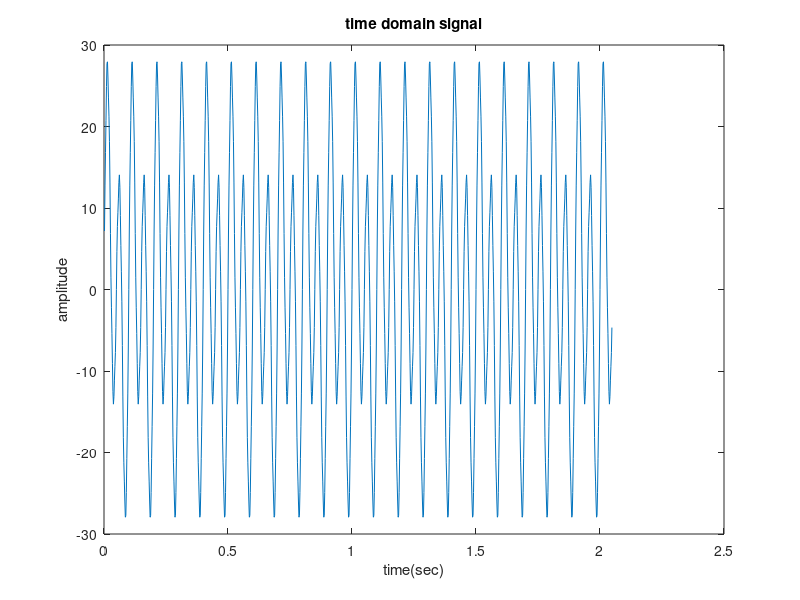

The MATLAB source for this figure: (Note: this script raises an error after producing the figure.)
f1=10;  f2=20;  f3=100;
fs=500; ts=1/fs;

n=1:1024;
f=10*sin(2*pi*f1*n*ts)+20*sin(2*pi*f2*n*ts)+sin(2*pi*f3*n*ts);
figure(1);
plot(n*ts,f); title('time domain signal'); xlabel('time(sec)'); ylabel('amplitude');

N=1024;
z1=recursivedif2(f,N);
z2=recursivedit(f,N);
z3=fft(f,N);
figure(2);
subplot(3,1,1)
plot(abs(z1));
xlabel('time(sec)'); ylabel('z1');

subplot(3,1,2)
plot(abs(z2));
xlabel('time(sec)'); ylabel('z2');

subplot(3,1,3) 
plot(abs(z3));
xlabel('time(sec)'); ylabel('z3');
